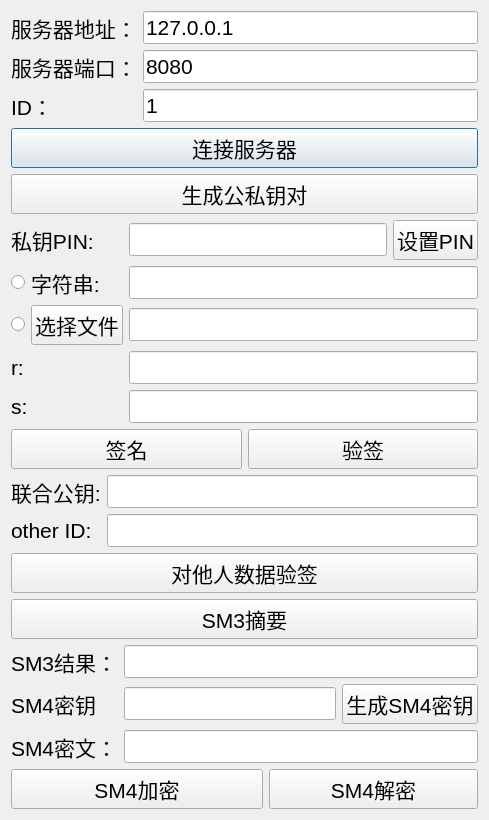
<?xml version="1.0" encoding="UTF-8"?>
<ui version="4.0">
 <class>ClientDialog</class>
 <widget class="QDialog" name="ClientDialog">
  <property name="geometry">
   <rect>
    <x>0</x>
    <y>0</y>
    <width>489</width>
    <height>820</height>
   </rect>
  </property>
  <property name="font">
   <font>
    <pointsize>16</pointsize>
   </font>
  </property>
  <property name="windowTitle">
   <string>mima</string>
  </property>
  <layout class="QVBoxLayout" name="verticalLayout">
   <item>
    <layout class="QGridLayout" name="gridLayout">
     <item row="2" column="0">
      <widget class="QLabel" name="label_3">
       <property name="text">
        <string>ID：</string>
       </property>
      </widget>
     </item>
     <item row="1" column="1">
      <widget class="QLineEdit" name="serverportEdit">
       <property name="text">
        <string>8080</string>
       </property>
      </widget>
     </item>
     <item row="2" column="1">
      <widget class="QLineEdit" name="usernameEdit">
       <property name="text">
        <string>1</string>
       </property>
      </widget>
     </item>
     <item row="1" column="0">
      <widget class="QLabel" name="label_2">
       <property name="text">
        <string>服务器端口：</string>
       </property>
      </widget>
     </item>
     <item row="0" column="0">
      <widget class="QLabel" name="label">
       <property name="text">
        <string>服务器地址：</string>
       </property>
      </widget>
     </item>
     <item row="0" column="1">
      <widget class="QLineEdit" name="serveripEdit">
       <property name="text">
        <string>127.0.0.1</string>
       </property>
      </widget>
     </item>
    </layout>
   </item>
   <item>
    <widget class="QPushButton" name="connectButton">
     <property name="text">
      <string>连接服务器</string>
     </property>
    </widget>
   </item>
   <item>
    <widget class="QPushButton" name="genkeyButton">
     <property name="text">
      <string>生成公私钥对</string>
     </property>
    </widget>
   </item>
   <item>
    <layout class="QGridLayout" name="gridLayout_4">
     <item row="7" column="0" colspan="2">
      <widget class="QLabel" name="label_6">
       <property name="text">
        <string>s:</string>
       </property>
      </widget>
     </item>
     <item row="4" column="0">
      <widget class="QRadioButton" name="f_radioButton">
       <property name="text">
        <string/>
       </property>
      </widget>
     </item>
     <item row="1" column="0" colspan="2">
      <widget class="QLabel" name="label_10">
       <property name="text">
        <string>私钥PIN:</string>
       </property>
      </widget>
     </item>
     <item row="4" column="1">
      <widget class="QPushButton" name="choose_file_Button">
       <property name="text">
        <string>选择文件</string>
       </property>
      </widget>
     </item>
     <item row="5" column="0" colspan="2">
      <widget class="QLabel" name="label_5">
       <property name="text">
        <string>r:</string>
       </property>
      </widget>
     </item>
     <item row="3" column="1">
      <widget class="QLabel" name="label_4">
       <property name="text">
        <string>字符串:</string>
       </property>
      </widget>
     </item>
     <item row="1" column="2">
      <widget class="QLineEdit" name="sk_PINEdit"/>
     </item>
     <item row="3" column="0">
      <widget class="QRadioButton" name="s_radioButton">
       <property name="text">
        <string/>
       </property>
      </widget>
     </item>
     <item row="3" column="2" colspan="2">
      <widget class="QLineEdit" name="string_Edit"/>
     </item>
     <item row="4" column="2" colspan="2">
      <widget class="QLineEdit" name="file_Edit"/>
     </item>
     <item row="5" column="2" colspan="2">
      <widget class="QLineEdit" name="r_Edit">
       <property name="sizePolicy">
        <sizepolicy hsizetype="Expanding" vsizetype="Fixed">
         <horstretch>0</horstretch>
         <verstretch>0</verstretch>
        </sizepolicy>
       </property>
      </widget>
     </item>
     <item row="7" column="2" colspan="2">
      <widget class="QLineEdit" name="s_Edit"/>
     </item>
     <item row="1" column="3">
      <widget class="QPushButton" name="setPIN_Button">
       <property name="text">
        <string>设置PIN</string>
       </property>
      </widget>
     </item>
    </layout>
   </item>
   <item>
    <layout class="QHBoxLayout" name="horizontalLayout_3">
     <item>
      <widget class="QPushButton" name="sign_Button">
       <property name="sizePolicy">
        <sizepolicy hsizetype="Preferred" vsizetype="Fixed">
         <horstretch>0</horstretch>
         <verstretch>0</verstretch>
        </sizepolicy>
       </property>
       <property name="text">
        <string>签名</string>
       </property>
      </widget>
     </item>
     <item>
      <widget class="QPushButton" name="verify_Button">
       <property name="text">
        <string>验签</string>
       </property>
      </widget>
     </item>
    </layout>
   </item>
   <item>
    <layout class="QGridLayout" name="gridLayout_2">
     <item row="0" column="1">
      <widget class="QLineEdit" name="co_pk_Edit"/>
     </item>
     <item row="2" column="0" colspan="2">
      <widget class="QPushButton" name="verify_other_Button">
       <property name="text">
        <string>对他人数据验签</string>
       </property>
      </widget>
     </item>
     <item row="0" column="0">
      <widget class="QLabel" name="label_7">
       <property name="text">
        <string>联合公钥:</string>
       </property>
      </widget>
     </item>
     <item row="1" column="1">
      <widget class="QLineEdit" name="other_ID_Edit"/>
     </item>
     <item row="1" column="0">
      <widget class="QLabel" name="label_8">
       <property name="text">
        <string>other ID:</string>
       </property>
      </widget>
     </item>
    </layout>
   </item>
   <item>
    <layout class="QGridLayout" name="gridLayout_3">
     <item row="1" column="1">
      <widget class="QLineEdit" name="SM3_result_Edit"/>
     </item>
     <item row="1" column="0">
      <widget class="QLabel" name="label_9">
       <property name="text">
        <string>SM3结果：</string>
       </property>
      </widget>
     </item>
     <item row="0" column="0" colspan="2">
      <widget class="QPushButton" name="SM3_Button">
       <property name="text">
        <string>SM3摘要</string>
       </property>
      </widget>
     </item>
    </layout>
   </item>
   <item>
    <layout class="QGridLayout" name="gridLayout_5">
     <item row="1" column="0">
      <widget class="QLabel" name="label_11">
       <property name="text">
        <string>SM4密文：</string>
       </property>
      </widget>
     </item>
     <item row="0" column="0">
      <widget class="QLabel" name="label_12">
       <property name="text">
        <string>SM4密钥</string>
       </property>
      </widget>
     </item>
     <item row="0" column="4">
      <widget class="QPushButton" name="gen_SM4key_Button">
       <property name="text">
        <string>生成SM4密钥</string>
       </property>
      </widget>
     </item>
     <item row="0" column="1" colspan="3">
      <widget class="QLineEdit" name="SM4_key_Edit"/>
     </item>
     <item row="3" column="0" colspan="3">
      <widget class="QPushButton" name="SM4c_Button">
       <property name="text">
        <string>SM4加密</string>
       </property>
      </widget>
     </item>
     <item row="3" column="3" colspan="2">
      <widget class="QPushButton" name="SM4e_Button">
       <property name="text">
        <string>SM4解密</string>
       </property>
      </widget>
     </item>
     <item row="1" column="1" colspan="4">
      <widget class="QLineEdit" name="SM4c_Edit"/>
     </item>
    </layout>
   </item>
  </layout>
 </widget>
 <resources/>
 <connections/>
</ui>
